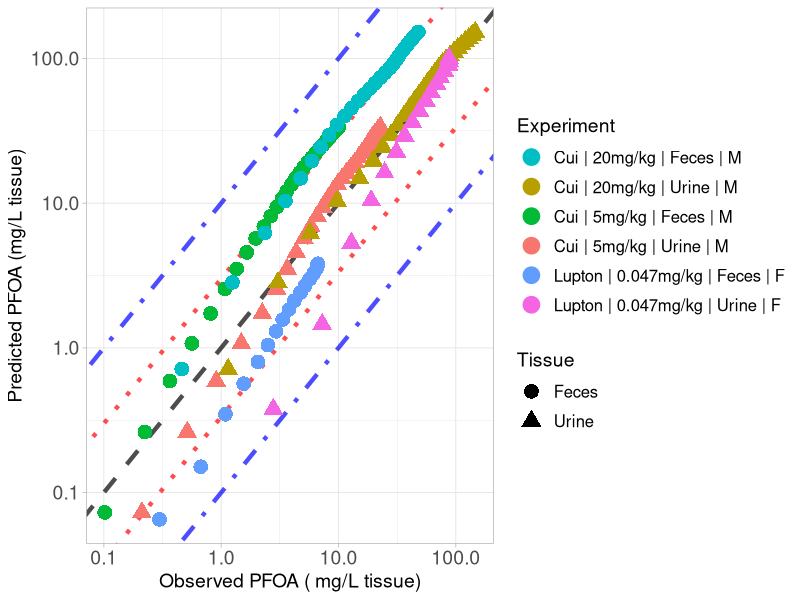

The R source for this figure:
library(ggplot2)

#setwd("C:/Users/ptsir/Documents/GitHub/PFAS_PBK_models/PFOA inhalation Rat/Validation/Validation_results")
setwd("/Users/eviepapakyriakopoulou/Documents/GitHub/PFAS_PBK_models/PFOA inhalation Rat/Validation/Validation_Scenario24l")

# Load Results 

# Results from Cui
Cui_2010_Excreta_results <- read.csv("Cui_2010_Excreta_results.csv", header = T)

Cui_Urine_M_5 <- Cui_2010_Excreta_results[Cui_2010_Excreta_results$Dose == 5 & 
                                            Cui_2010_Excreta_results$Tissue  == "Urine" &
                                            Cui_2010_Excreta_results$Sex == "M", ]
Cui_Urine_M_5$Experiment <- "Cui | 5mg/kg | Urine | M"


Cui_Urine_M_20 <- Cui_2010_Excreta_results[Cui_2010_Excreta_results$Dose == 20 & 
                                            Cui_2010_Excreta_results$Tissue  == "Urine" &
                                            Cui_2010_Excreta_results$Sex == "M", ]
Cui_Urine_M_20$Experiment <- "Cui | 20mg/kg | Urine | M"



Cui_Feces_M_5 <- Cui_2010_Excreta_results[Cui_2010_Excreta_results$Dose == 5 & 
                                            Cui_2010_Excreta_results$Tissue  == "Feces" &
                                            Cui_2010_Excreta_results$Sex == "M", ]
Cui_Feces_M_5$Experiment <- "Cui | 5mg/kg | Feces | M"


Cui_Feces_M_20 <- Cui_2010_Excreta_results[Cui_2010_Excreta_results$Dose == 20 & 
                                            Cui_2010_Excreta_results$Tissue  == "Feces" &
                                            Cui_2010_Excreta_results$Sex == "M", ]
Cui_Feces_M_20$Experiment <- "Cui | 20mg/kg | Feces | M"


#Results from Lupton 2020

Lupton_2020_Excreta_results <- read.csv("Lupton_2020_excreta_results.csv", header = T, colClasses = c("sex" = "character"))


Lupton_Feces_F <- Lupton_2020_Excreta_results[Lupton_2020_Excreta_results$Dose == 0.047 & 
                                              Lupton_2020_Excreta_results$Tissue  == "Feces" &
                                              Lupton_2020_Excreta_results$sex == "F", ]
Lupton_Feces_F$Experiment <- "Lupton | 0.047mg/kg | Feces | F"


Lupton_Urine_F <- Lupton_2020_Excreta_results[Lupton_2020_Excreta_results$Dose == 0.047 & 
                                              Lupton_2020_Excreta_results$Tissue  == "Urine" &
                                              Lupton_2020_Excreta_results$sex == "F", ]
Lupton_Urine_F$Experiment <- "Lupton | 0.047mg/kg | Urine | F"


Experiment <- scales::hue_pal()(6)

names(Experiment) <- unique(c( Cui_Urine_M_5$Experiment, Cui_Urine_M_20$Experiment,
                               Cui_Feces_M_5$Experiment, Cui_Feces_M_20$Experiment,
                               Lupton_Feces_F$Experiment, Lupton_Urine_F$Experiment))



scatter_plot <- ggplot()+
  geom_abline(intercept = log10(1), slope = 1, linetype = "dashed", color = "black", linewidth = 1.5, alpha = 0.7) +  # Identity line in log10 scale
  geom_abline(intercept = log10(3), slope = 1, linetype = "dotted", color = "red", linewidth = 1.5, alpha = 0.7) +  # +3-fold error line
  geom_abline(intercept = log10(1/3), slope = 1, linetype = "dotted", color = "red", linewidth = 1.5, alpha = 0.7) +  # -3-fold error line
  geom_abline(intercept = log10(10), slope = 1, linetype = "dotdash", color = "blue", linewidth = 1.5, alpha = 0.7) +  # +10-fold error line
  geom_abline(intercept = log10(1/10), slope = 1, linetype = "dotdash", color = "blue", linewidth = 1.5, alpha = 0.7) +  # -10-fold error line
  geom_point(data = Cui_Urine_M_5, aes(x=Observed, y=Predicted, color = Experiment, shape = Tissue), size=4, stroke = 1.5)+
  geom_point(data = Cui_Urine_M_20, aes(x=Observed, y=Predicted, color = Experiment, shape = Tissue), size=4, stroke = 1.5)+
  geom_point(data = Cui_Feces_M_5, aes(x=Observed, y=Predicted, color = Experiment, shape = Tissue), size=4, stroke = 1.5)+
  geom_point(data = Cui_Feces_M_20, aes(x=Observed, y=Predicted, color = Experiment, shape = Tissue), size=4, stroke = 1.5)+
  geom_point(data = Lupton_Feces_F, aes(x=Observed, y=Predicted, color = Experiment, shape = Tissue), size=4, stroke = 1.5)+
  geom_point(data = Lupton_Urine_F, aes(x=Observed, y=Predicted, color = Experiment, shape = Tissue), size=4, stroke = 1.5)+
  scale_y_log10()+
  scale_x_log10()+
  scale_color_manual(values = Experiment)+
  theme(legend.spacing.y = unit(1, 'cm')) +
  guides(fill = guide_legend(byrow = TRUE))+
  theme_light()+
  labs(y = "Predicted PFOA (mg/L tissue)",
       x = "Observed PFOA ( mg/L tissue)")+
  theme(plot.title = element_text(hjust = 0.5),
        legend.key.size = unit(0.75, 'cm'),  
        legend.title = element_text(size=14),
        legend.text = element_text(size=12,  hjust = 0),
        axis.text = element_text(size = 14),
        axis.title = element_text(size = 14),
        )

#print(scatter_plot)

ggsave("validation_plot_PFOA_excreta.png", scatter_plot, width = 11, height = 7, units = "in", dpi = 300)


